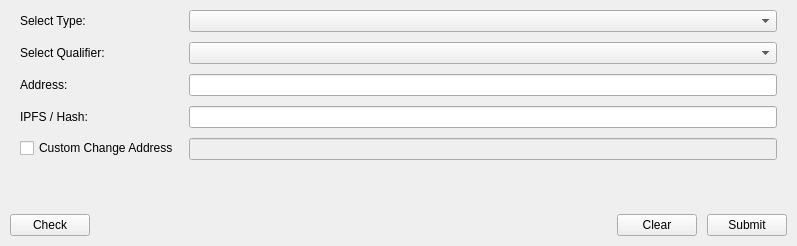
<?xml version="1.0" encoding="UTF-8"?>
<ui version="4.0">
 <class>AssignQualifier</class>
 <widget class="QWidget" name="AssignQualifier">
  <property name="geometry">
   <rect>
    <x>0</x>
    <y>0</y>
    <width>797</width>
    <height>246</height>
   </rect>
  </property>
  <property name="windowTitle">
   <string>Frame</string>
  </property>
  <layout class="QVBoxLayout" name="verticalLayout_2">
   <property name="spacing">
    <number>10</number>
   </property>
   <property name="leftMargin">
    <number>10</number>
   </property>
   <property name="topMargin">
    <number>10</number>
   </property>
   <property name="rightMargin">
    <number>10</number>
   </property>
   <property name="bottomMargin">
    <number>10</number>
   </property>
   <item>
    <layout class="QFormLayout" name="formLayout_2">
     <property name="horizontalSpacing">
      <number>10</number>
     </property>
     <property name="verticalSpacing">
      <number>10</number>
     </property>
     <property name="leftMargin">
      <number>10</number>
     </property>
     <property name="rightMargin">
      <number>10</number>
     </property>
     <item row="1" column="0">
      <widget class="QLabel" name="labelAssignType">
       <property name="text">
        <string>Select Type:</string>
       </property>
      </widget>
     </item>
     <item row="1" column="1">
      <widget class="QComboBox" name="assignTypeComboBox"/>
     </item>
     <item row="2" column="0">
      <widget class="QLabel" name="labelQualifier">
       <property name="text">
        <string>Select Qualifier:</string>
       </property>
      </widget>
     </item>
     <item row="2" column="1">
      <widget class="QComboBox" name="assetComboBox"/>
     </item>
     <item row="4" column="0">
      <widget class="QLabel" name="labelAddress">
       <property name="text">
        <string>Address:</string>
       </property>
      </widget>
     </item>
     <item row="4" column="1">
      <widget class="QValidatedLineEdit" name="lineEditAddress">
       <property name="maxLength">
        <number>50</number>
       </property>
      </widget>
     </item>
     <item row="5" column="0">
      <widget class="QLabel" name="labelAssetData">
       <property name="text">
        <string>IPFS / Hash:</string>
       </property>
      </widget>
     </item>
     <item row="6" column="0">
      <widget class="QCheckBox" name="checkBoxChangeAddress">
       <property name="text">
        <string>Custom Change Address</string>
       </property>
      </widget>
     </item>
     <item row="6" column="1">
      <widget class="QLineEdit" name="lineEditChangeAddress">
       <property name="enabled">
        <bool>false</bool>
       </property>
       <property name="maxLength">
        <number>50</number>
       </property>
      </widget>
     </item>
     <item row="5" column="1">
      <widget class="QLineEdit" name="lineEditAssetData"/>
     </item>
    </layout>
   </item>
   <item>
    <widget class="QLabel" name="labelWarning">
     <property name="text">
      <string/>
     </property>
    </widget>
   </item>
   <item>
    <layout class="QHBoxLayout" name="horizontalLayout_2">
     <item>
      <widget class="QPushButton" name="buttonCheck">
       <property name="text">
        <string>Check</string>
       </property>
      </widget>
     </item>
     <item>
      <spacer name="horizontalSpacer_3">
       <property name="orientation">
        <enum>Qt::Horizontal</enum>
       </property>
       <property name="sizeHint" stdset="0">
        <size>
         <width>40</width>
         <height>20</height>
        </size>
       </property>
      </spacer>
     </item>
     <item>
      <widget class="QPushButton" name="buttonClear">
       <property name="text">
        <string>Clear</string>
       </property>
      </widget>
     </item>
     <item>
      <widget class="QPushButton" name="buttonSubmit">
       <property name="text">
        <string>Submit</string>
       </property>
      </widget>
     </item>
    </layout>
   </item>
  </layout>
 </widget>
 <customwidgets>
  <customwidget>
   <class>QValidatedLineEdit</class>
   <extends>QLineEdit</extends>
   <header>qt/qvalidatedlineedit.h</header>
  </customwidget>
 </customwidgets>
 <resources/>
 <connections/>
</ui>
